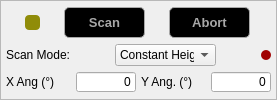
       <widget class="QFrame" name="frame_10">
        <property name="styleSheet">
         <string notr="true">#frame_10{
border: 1px solid rgb(168,168,168)
}</string>
        </property>
        <property name="frameShape">
         <enum>QFrame::StyledPanel</enum>
        </property>
        <property name="frameShadow">
         <enum>QFrame::Raised</enum>
        </property>
        <layout class="QVBoxLayout" name="verticalLayout_6" stretch="31,22,20">
         <property name="spacing">
          <number>5</number>
         </property>
         <property name="leftMargin">
          <number>5</number>
         </property>
         <property name="topMargin">
          <number>5</number>
         </property>
         <property name="rightMargin">
          <number>5</number>
         </property>
         <property name="bottomMargin">
          <number>5</number>
         </property>
         <item>
          <layout class="QHBoxLayout" name="horizontalLayout_12">
           <item>
            <widget class="QPushButton" name="push_Servers">
             <property name="minimumSize">
              <size>
               <width>15</width>
               <height>15</height>
              </size>
             </property>
             <property name="maximumSize">
              <size>
               <width>15</width>
               <height>15</height>
              </size>
             </property>
             <property name="toolTip">
              <string>Push to see server requirements. </string>
             </property>
             <property name="styleSheet">
              <string notr="true">#push_Servers{
background: rgb(144, 140, 9);
 border-radius: 4px;
}</string>
             </property>
             <property name="text">
              <string/>
             </property>
            </widget>
           </item>
           <item>
            <widget class="QPushButton" name="push_Scan">
             <property name="minimumSize">
              <size>
               <width>81</width>
               <height>31</height>
              </size>
             </property>
             <property name="maximumSize">
              <size>
               <width>81</width>
               <height>31</height>
              </size>
             </property>
             <property name="font">
              <font>
               <pointsize>10</pointsize>
               <weight>75</weight>
               <bold>true</bold>
              </font>
             </property>
             <property name="styleSheet">
              <string notr="true">QPushButton:pressed#push_Scan{
color: rgb(168,168,168);
background-color:rgb(95,107,166);
border: 1px solid rgb(168,168,168);
border-radius: 5px
}

QPushButton#push_Scan{
color: rgb(168,168,168);
background-color:rgb(0,0,0);
border: 1px solid rgb(168,168,168);
border-radius: 5px
}</string>
             </property>
             <property name="text">
              <string>Scan</string>
             </property>
            </widget>
           </item>
           <item>
            <widget class="QPushButton" name="push_Abort">
             <property name="minimumSize">
              <size>
               <width>81</width>
               <height>31</height>
              </size>
             </property>
             <property name="maximumSize">
              <size>
               <width>81</width>
               <height>31</height>
              </size>
             </property>
             <property name="font">
              <font>
               <pointsize>10</pointsize>
               <weight>75</weight>
               <bold>true</bold>
              </font>
             </property>
             <property name="styleSheet">
              <string notr="true">QPushButton:pressed#push_Abort{
color: rgb(168,168,168);
background-color:rgb(95,107,166);
border: 1px solid rgb(168,168,168);
border-radius: 5px
}

QPushButton#push_Abort{
color: rgb(168,168,168);
background-color:rgb(0,0,0);
border: 1px solid rgb(168,168,168);
border-radius: 5px
}</string>
             </property>
             <property name="text">
              <string>Abort</string>
             </property>
            </widget>
           </item>
          </layout>
         </item>
         <item>
          <layout class="QHBoxLayout" name="horizontalLayout_14">
           <item>
            <widget class="QLabel" name="label_scanMode">
             <property name="styleSheet">
              <string notr="true">#label_ScanMode{
color: rgb(168, 168, 168);
qproperty-alignment: 'AlignVCenter | AlignCenter';
}</string>
             </property>
             <property name="text">
              <string>Scan Mode:</string>
             </property>
            </widget>
           </item>
           <item>
            <spacer name="horizontalSpacer_6">
             <property name="orientation">
              <enum>Qt::Horizontal</enum>
             </property>
             <property name="sizeHint" stdset="0">
              <size>
               <width>40</width>
               <height>20</height>
              </size>
             </property>
            </spacer>
           </item>
           <item>
            <widget class="QComboBox" name="comboBox_scanMode">
             <property name="minimumSize">
              <size>
               <width>101</width>
               <height>22</height>
              </size>
             </property>
             <property name="maximumSize">
              <size>
               <width>101</width>
               <height>22</height>
              </size>
             </property>
             <item>
              <property name="text">
               <string>Constant Height</string>
              </property>
             </item>
             <item>
              <property name="text">
               <string>Feedback</string>
              </property>
             </item>
            </widget>
           </item>
           <item>
            <spacer name="horizontalSpacer_7">
             <property name="orientation">
              <enum>Qt::Horizontal</enum>
             </property>
             <property name="sizeHint" stdset="0">
              <size>
               <width>40</width>
               <height>20</height>
              </size>
             </property>
            </spacer>
           </item>
           <item>
            <widget class="QPushButton" name="push_scanModeSet">
             <property name="enabled">
              <bool>true</bool>
             </property>
             <property name="minimumSize">
              <size>
               <width>10</width>
               <height>10</height>
              </size>
             </property>
             <property name="maximumSize">
              <size>
               <width>10</width>
               <height>10</height>
              </size>
             </property>
             <property name="toolTip">
              <string>Red until frequency working point is sent from tuning fork characterization module. </string>
             </property>
             <property name="styleSheet">
              <string notr="true">#push_scanModeSet{
background: rgb(161, 0, 0);
 border-radius: 5px;
}</string>
             </property>
             <property name="text">
              <string/>
             </property>
            </widget>
           </item>
          </layout>
         </item>
         <item>
          <layout class="QHBoxLayout" name="horizontalLayout_13">
           <item>
            <widget class="QLabel" name="label_xAngle">
             <property name="styleSheet">
              <string notr="true">#label_Angle{
color: rgb(168, 168, 168);
qproperty-alignment: 'AlignVCenter | AlignCenter';
}</string>
             </property>
             <property name="text">
              <string>X Ang (°)</string>
             </property>
            </widget>
           </item>
           <item>
            <widget class="QLineEdit" name="lineEdit_XTilt">
             <property name="minimumSize">
              <size>
               <width>40</width>
               <height>20</height>
              </size>
             </property>
             <property name="maximumSize">
              <size>
               <width>60</width>
               <height>20</height>
              </size>
             </property>
             <property name="styleSheet">
              <string notr="true"/>
             </property>
             <property name="text">
              <string>0</string>
             </property>
             <property name="alignment">
              <set>Qt::AlignRight|Qt::AlignTrailing|Qt::AlignVCenter</set>
             </property>
            </widget>
           </item>
           <item>
            <widget class="QLabel" name="label_yAngle">
             <property name="styleSheet">
              <string notr="true">#label_Angle{
color: rgb(168, 168, 168);
qproperty-alignment: 'AlignVCenter | AlignCenter';
}</string>
             </property>
             <property name="text">
              <string>Y Ang. (°)</string>
             </property>
            </widget>
           </item>
           <item>
            <widget class="QLineEdit" name="lineEdit_YTilt">
             <property name="minimumSize">
              <size>
               <width>40</width>
               <height>20</height>
              </size>
             </property>
             <property name="maximumSize">
              <size>
               <width>60</width>
               <height>20</height>
              </size>
             </property>
             <property name="text">
              <string>0</string>
             </property>
             <property name="alignment">
              <set>Qt::AlignRight|Qt::AlignTrailing|Qt::AlignVCenter</set>
             </property>
            </widget>
           </item>
          </layout>
         </item>
        </layout>
       </widget>
